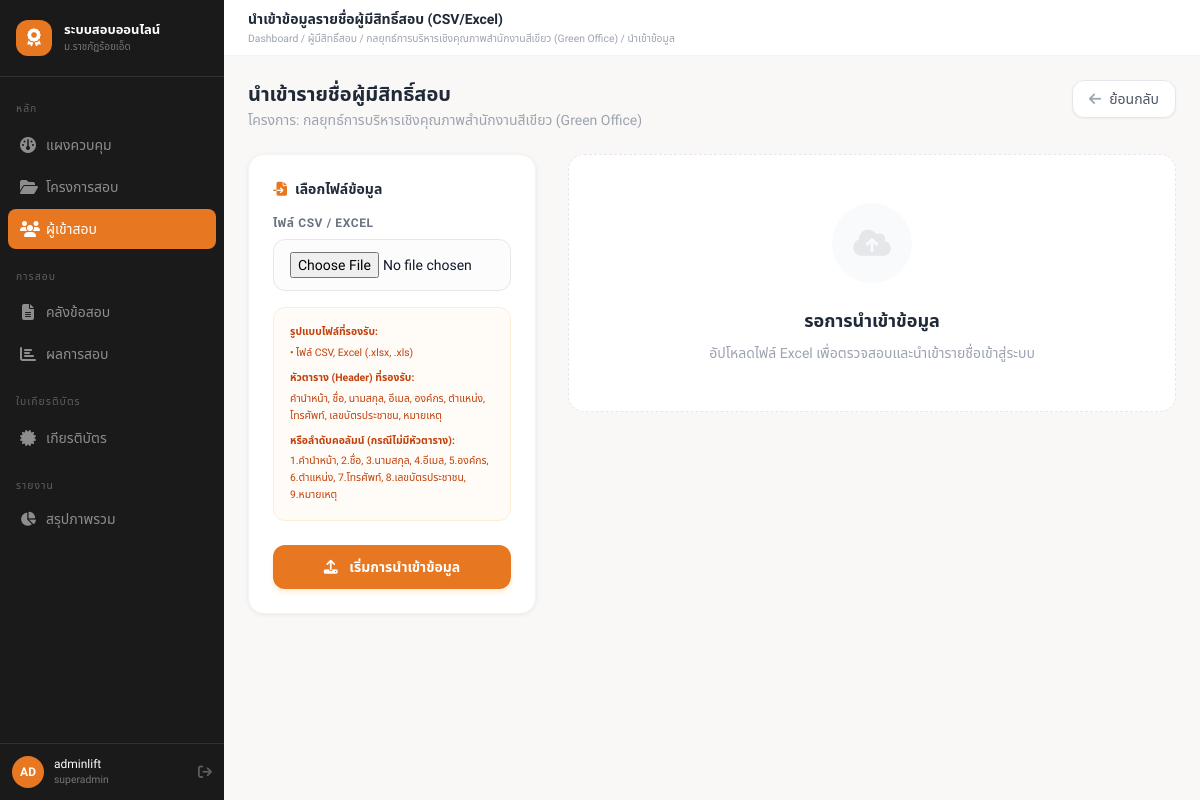
/admin/participants/import.php?project_id=1 (signed in), run on the app's committed database.
### tables this page shows
CREATE TABLE `projects` (
  `id` int NOT NULL AUTO_INCREMENT,
  `name` varchar(255) NOT NULL,
  `code` varchar(50) DEFAULT NULL,
  `description` text,
  `organizer` varchar(255) DEFAULT NULL,
  `location` varchar(255) DEFAULT NULL,
  `start_date` date DEFAULT NULL,
  `end_date` date DEFAULT NULL,
  `exam_start` datetime DEFAULT NULL,
  `exam_end` datetime DEFAULT NULL,
  `manual_override` tinyint(1) DEFAULT '0',
  `warning_before` int DEFAULT '30',
  `allow_early_login` tinyint(1) DEFAULT '0',
  `auto_submit_on_close` tinyint(1) DEFAULT '1',
  `pass_score` decimal(5,2) DEFAULT '70.00',
  `max_attempts` int DEFAULT '1',
  `time_limit_min` int DEFAULT '60',
  `question_count` int DEFAULT '0',
  `randomize_questions` tinyint(1) DEFAULT '1',
  `randomize_choices` tinyint(1) DEFAULT '1',
  `show_result_immediately` tinyint(1) DEFAULT '1',
  `cert_template_id` int DEFAULT NULL,
  `cert_number_prefix` varchar(20) DEFAULT 'CERT',
  `cert_sequence` int DEFAULT '1',
  `status` enum('draft','active','closed') DEFAULT 'draft',
  `created_by` int DEFAULT NULL,
  `created_at` timestamp NULL DEFAULT CURRENT_TIMESTAMP,
  `updated_at` timestamp NULL DEFAULT CURRENT_TIMESTAMP ON UPDATE CURRENT_TIMESTAMP,
  PRIMARY KEY (`id`),
  UNIQUE KEY `code` (`code`),
  KEY `cert_template_id` (`cert_template_id`),
  KEY `created_by` (`created_by`),
  CONSTRAINT `projects_ibfk_1` FOREIGN KEY (`cert_template_id`) REFERENCES `cert_templates` (`id`),
  CONSTRAINT `projects_ibfk_2` FOREIGN KEY (`created_by`) REFERENCES `admins` (`id`)
);

### controllers/ParticipantController.php (called while the page is built, shortened)
<?php
require_once ROOT_PATH . '/models/Admin.php';
require_once ROOT_PATH . '/models/Project.php';
class ParticipantController
{
    private function ensureProject(int $projectId): ?array
    {
        return getProject($projectId);
    }
    public function import(): void
    {
        $projectId = (int) ($_GET['project_id'] ?? 0);
        $project = $this->ensureProject($projectId);
        $pageTitle = 'นำเข้าข้อมูลรายชื่อผู้มีสิทธิ์สอบ (CSV/Excel)';
        $breadcrumb = ['Dashboard', 'ผู้มีสิทธิ์สอบ', $project['name'], 'นำเข้าข้อมูล'];
        require VIEWS_PATH . '/layout/admin.php';
    }
}

### config/database.php (called while the page is built, shortened)
<?php
require_once __DIR__ . '/config.php';
function getDB(): PDO
{
    $dsn = sprintf('mysql:host=%s;dbname=%s;charset=%s', DB_HOST, DB_NAME, DB_CHARSET);
    try {
        $pdo = new PDO($dsn, DB_USER, DB_PASS, [
            PDO::ATTR_ERRMODE => PDO::ERRMODE_EXCEPTION,
            PDO::ATTR_DEFAULT_FETCH_MODE => PDO::FETCH_ASSOC,
            PDO::ATTR_EMULATE_PREPARES => false,
        ]);
        $pdo->exec("SET time_zone = '+07:00'");
        return $pdo;
    } catch (PDOException $e) {
        error_log('Database connection failed: ' . $e->getMessage());
        http_response_code(500);
        exit('Database connection failed.');
    }
}

### models/Project.php (called while the page is built, shortened)
<?php
function getProject(int $id): ?array
{
    $stmt = getDB()->prepare('
        SELECT p.*,
            (SELECT COUNT(*) FROM participants pp WHERE pp.project_id = p.id) AS participant_count,
            (SELECT COUNT(*) FROM questions q WHERE q.project_id = p.id) AS question_count_total
        FROM projects p
        WHERE p.id = ? LIMIT 1
    ');
    $stmt->execute([$id]);
    $project = $stmt->fetch();
    return $project ?: null;
}

### config/config.php (called while the page is built, shortened)
<?php
function e(?string $value): string
{
    return htmlspecialchars((string) $value, ENT_QUOTES, 'UTF-8');
}
require_once __DIR__ . '/database.php';

### views/participants/import.php (the view, shortened to what this page needs)
<div class="mb-6 flex items-start justify-between gap-4">
    <div>
        <h2 class="text-xl font-semibold text-gray-800">นำเข้ารายชื่อผู้มีสิทธิ์สอบ</h2>
        <p class="text-sm text-gray-400 mt-0.5">โครงการ: <?= e($project['name']) ?></p>
    </div>
    <a href="<?= e(BASE_URL) ?>/admin/participants/?project_id=<?= (int) $project['id'] ?>" class="inline-flex items-center px-4 py-2 bg-white border border-gray-200 hover:bg-gray-50 text-gray-600 text-sm font-medium rounded-xl transition-colors shadow-sm">
        <i class="fas fa-arrow-left mr-2 text-gray-400"></i> ย้อนกลับ
    </a>
</div>
<div class="grid gap-8 lg:grid-cols-3">
    <div class="lg:col-span-1">
        <section class="bg-white rounded-2xl border border-gray-100 shadow-card p-6">
            <h3 class="text-sm font-bold text-gray-800 mb-4 flex items-center">
                <i class="fas fa-file-import mr-2 text-primary-400"></i> เลือกไฟล์ข้อมูล
            </h3>
            <div class="space-y-6">
                <div>
                    <label class="mb-2 block text-xs font-semibold text-gray-500 uppercase tracking-wider">ไฟล์ CSV / Excel</label>
                    <input type="file" id="participant-file" accept=".csv,.xlsx,.xls"
                           class="w-full rounded-xl border border-gray-200 px-4 py-3 text-sm focus:border-primary-400 focus:ring-4 focus:ring-orange-100 transition-all outline-none bg-gray-50/50">
                    <div class="mt-4 p-4 rounded-xl bg-orange-50/50 border border-orange-100 text-xxs text-orange-700 leading-relaxed">
                        <p class="font-bold mb-1">รูปแบบไฟล์ที่รองรับ:</p>
                        <p>• ไฟล์ CSV, Excel (.xlsx, .xls)</p>
                        <p class="mt-2 font-bold mb-1">หัวตาราง (Header) ที่รองรับ:</p>
                        <p>คำนำหน้า, ชื่อ, นามสกุล, อีเมล, องค์กร, ตำแหน่ง, โทรศัพท์, เลขบัตรประชาชน, หมายเหตุ</p>
                        <p class="mt-2 font-bold mb-1">หรือลำดับคอลัมน์ (กรณีไม่มีหัวตาราง):</p>
                        <p>1.คำนำหน้า, 2.ชื่อ, 3.นามสกุล, 4.อีเมล, 5.องค์กร, 6.ตำแหน่ง, 7.โทรศัพท์, 8.เลขบัตรประชาชน, 9.หมายเหตุ</p>
                    </div>
                </div>
                <button onclick="handleImport()" id="btn-import" class="w-full py-3 bg-primary-400 hover:bg-primary-500 text-white text-sm font-bold rounded-xl transition-all shadow-md shadow-orange-100 disabled:opacity-50 disabled:cursor-not-allowed">
                    <i class="fas fa-upload mr-2"></i> เริ่มการนำเข้าข้อมูล
                </button>
            </div>
        </section>
    </div>
    <div class="lg:col-span-2">
        <div id="import-result-placeholder" class="bg-white rounded-2xl border border-dashed border-gray-200 p-12 text-center">
            <div class="w-20 h-20 bg-gray-50 rounded-full flex items-center justify-center mx-auto mb-6 text-gray-200">
                <i class="fas fa-cloud-upload-alt text-3xl"></i>
            </div>
            <h3 class="text-lg font-bold text-gray-800 mb-2">รอการนำเข้าข้อมูล</h3>
            <p class="text-sm text-gray-400 max-w-sm mx-auto">อัปโหลดไฟล์ Excel เพื่อตรวจสอบและนำเข้ารายชื่อเข้าสู่ระบบ</p>
        </div>
    </div>
</div>

### views/layout/topbar.php (shortened to what this page needs)
<header class="fixed top-0 left-56 right-0 h-14 bg-white border-b border-gray-100 flex items-center justify-between px-6 z-30">
  <div>
    <h1 class="text-sm font-semibold text-gray-800"><?= htmlspecialchars($pageTitle ?? '') ?></h1>
    <?php if (!empty($breadcrumb)): ?>
    <p class="text-xxs text-gray-400 mt-0.5">
      <?= implode(' / ', array_map('htmlspecialchars', $breadcrumb)) ?>
    </p>
    <?php endif; ?>
  </div>
</header>

### assets/css/app.css (style rules this page uses)
*, *::before, *::after { box-sizing: border-box; }
html { scroll-behavior: smooth; }
body { font-family: 'Sarabun', 'Noto Sans Thai', 'Outfit', sans-serif; background-color: #F9F8F6; color: #1A1A1A; line-height: 1.7; -webkit-font-smoothing: antialiased; }
.shadow-card { box-shadow: 0 1px 4px rgba(0,0,0,0.07); }

### data on the page
projects: name "Dashboard / ผู้มีสิทธิ์สอบ / กลยุทธ์การบริหารเชิงคุณภาพสำนักงานสีเขียว (Green Office) / นำเข้าข้อมูล", name "กลยุทธ์การบริหารเชิงคุณภาพสำนักงานสีเขียว (Green Office)"

### other printed values
$item['label'] "แผงควบคุม"
$item['label'] "โครงการสอบ"
$item['label'] "ผู้เข้าสอบ"
$item['label'] "คลังข้อสอบ"
$item['label'] "ผลการสอบ"
$item['label'] "เกียรติบัตร"
implode('', array_slice($chars, 0, 2)) "AD"
$_SESSION['admin_name'] "adminlift"
$_SESSION['admin_role'] "superadmin"
$pageTitle "นำเข้าข้อมูลรายชื่อผู้มีสิทธิ์สอบ (CSV/Excel)"
